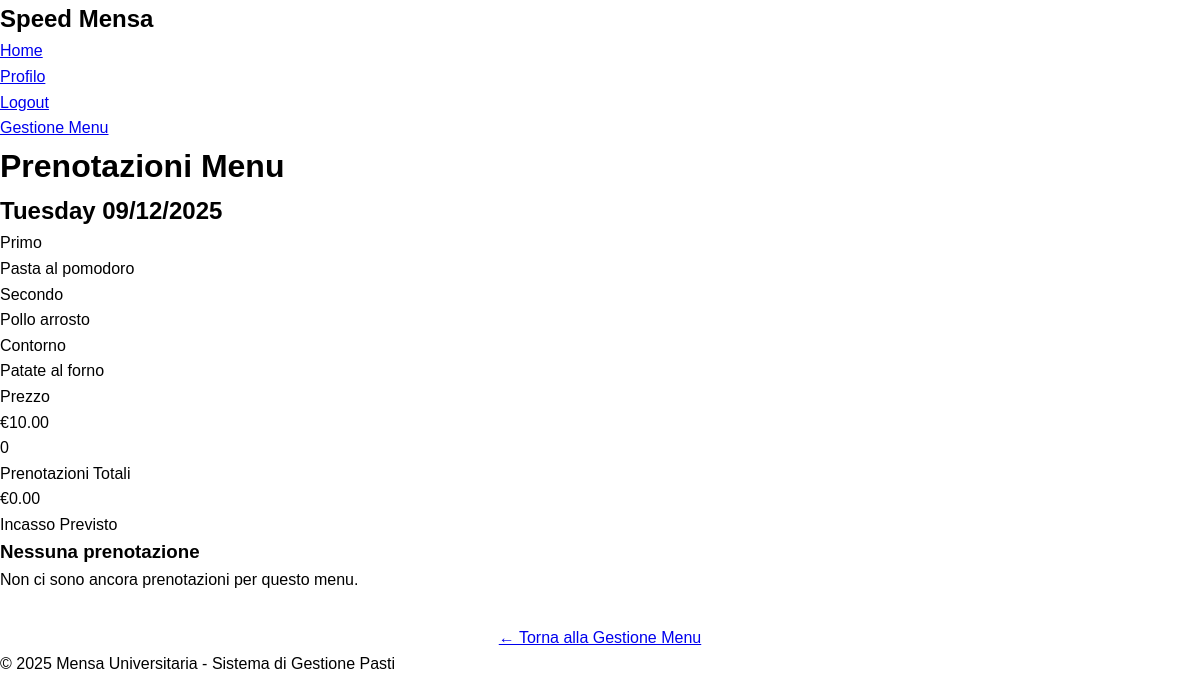
/gestore/menu/1/prenotazioni (signed in), run on an earlier commit of the app's database.
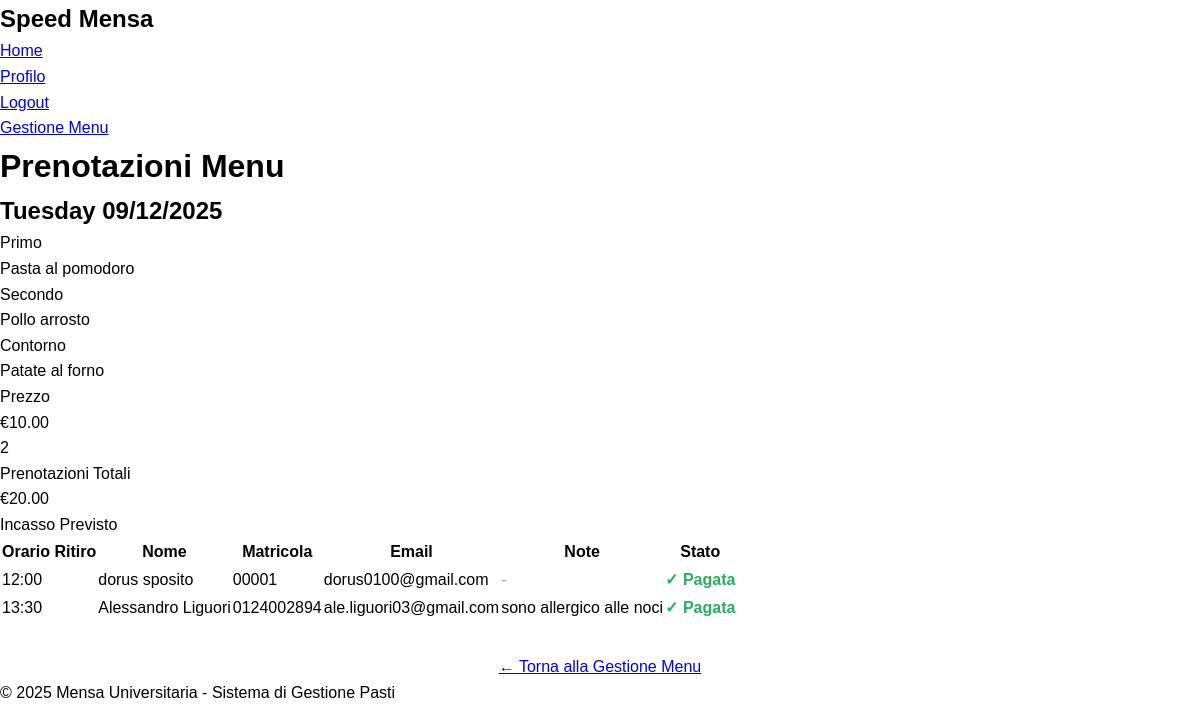
And on a later commit of the database.
### app/models.py (models this page shows, shortened)
class MenuGiornaliero(db.Model):
    id: so.Mapped[int] = so.mapped_column(primary_key=True)
    data: so.Mapped[date] = so.mapped_column(sa.Date, index=True, unique=True)
    primo: so.Mapped[str] = so.mapped_column(sa.String(200))
    secondo: so.Mapped[str] = so.mapped_column(sa.String(200))
    contorno: so.Mapped[str] = so.mapped_column(sa.String(200))
    frutta: so.Mapped[Optional[str]] = so.mapped_column(sa.String(200))
    dolce: so.Mapped[Optional[str]] = so.mapped_column(sa.String(200))
    prezzo: so.Mapped[float] = so.mapped_column(default=5.0)
    disponibile: so.Mapped[bool] = so.mapped_column(default=True)
    gestore_id: so.Mapped[int] = so.mapped_column(sa.ForeignKey(User.id), index=True)
    created_at: so.Mapped[datetime] = so.mapped_column(default=lambda: datetime.now(timezone.utc))
    gestore: so.Mapped[User] = so.relationship(back_populates='menu_creati')
    prenotazioni: so.WriteOnlyMapped['Prenotazione'] = so.relationship(back_populates='menu')

class Prenotazione(db.Model):
    id: so.Mapped[int] = so.mapped_column(primary_key=True)
    utente_id: so.Mapped[int] = so.mapped_column(sa.ForeignKey(User.id), index=True)
    menu_id: so.Mapped[int] = so.mapped_column(sa.ForeignKey(MenuGiornaliero.id), index=True)
    orario_ritiro: so.Mapped[str] = so.mapped_column(sa.String(10))
    stato: so.Mapped[str] = so.mapped_column(sa.String(20), default='in_attesa')  # in_attesa, pagata, confermata, ritirata, cancellata
    note: so.Mapped[Optional[str]] = so.mapped_column(sa.String(500))
    created_at: so.Mapped[datetime] = so.mapped_column(default=lambda: datetime.now(timezone.utc))
    updated_at: so.Mapped[datetime] = so.mapped_column(default=lambda: datetime.now(timezone.utc), onupdate=lambda: datetime.now(timezone.utc))
    utente: so.Mapped[User] = so.relationship(back_populates='prenotazioni')
    menu: so.Mapped[MenuGiornaliero] = so.relationship(back_populates='prenotazioni')
    transazione: so.Mapped[Optional['Transazione']] = so.relationship(back_populates='prenotazione', uselist=False)

class User(UserMixin, db.Model):
    id: so.Mapped[int] = so.mapped_column(primary_key=True)
    username: so.Mapped[str] = so.mapped_column(sa.String(64), index=True, unique=True)
    email: so.Mapped[str] = so.mapped_column(sa.String(120), index=True, unique=True)
    password_hash: so.Mapped[Optional[str]] = so.mapped_column(sa.String(256))
    nome: so.Mapped[Optional[str]] = so.mapped_column(sa.String(100))
    cognome: so.Mapped[Optional[str]] = so.mapped_column(sa.String(100))
    matricola: so.Mapped[Optional[str]] = so.mapped_column(sa.String(20), unique=True)
    is_gestore: so.Mapped[bool] = so.mapped_column(default=False)
    created_at: so.Mapped[datetime] = so.mapped_column(default=lambda: datetime.now(timezone.utc))
    prenotazioni: so.WriteOnlyMapped['Prenotazione'] = so.relationship(back_populates='utente')
    transazioni: so.WriteOnlyMapped['Transazione'] = so.relationship(back_populates='utente')
    menu_creati: so.WriteOnlyMapped['MenuGiornaliero'] = so.relationship(back_populates='gestore')

### app/routes.py (the view)
@app.route('/gestore/menu/<int:menu_id>/prenotazioni')
@login_required
@gestore_required
def visualizza_prenotazioni_menu(menu_id):
    menu = db.session.get(MenuGiornaliero, menu_id)
    if not menu or menu.gestore_id != current_user.id:
        flash('Menu non trovato.')
        return redirect(url_for('gestore_menu'))
    prenotazioni_query = sa.select(Prenotazione).where(
        Prenotazione.menu_id == menu_id,
        Prenotazione.stato.in_(['confermata', 'pagata'])
    ).order_by(Prenotazione.orario_ritiro)
    prenotazioni = db.session.scalars(prenotazioni_query).all()
    return render_template('gestore/prenotazioni_menu.html',
                          title='Prenotazioni Menu', menu=menu, prenotazioni=prenotazioni)

### app/models.py (called while the page is built)
@login.user_loader
def load_user(id):
    return db.session.get(User, int(id))

### app/routes.py (called while the page is built)
def gestore_required(f):
    @wraps(f)
    def decorated_function(*args, **kwargs):
        if not current_user.is_authenticated or not current_user.is_gestore:
            flash('Devi essere un gestore per accedere a questa pagina.')
            return redirect(url_for('index'))
        return f(*args, **kwargs)
    return decorated_function

### app/templates/gestore/prenotazioni_menu.html
{% extends "base.html" %} {% block content %}
<div class="header-section">
  <h1>Prenotazioni Menu</h1>
  <h2>{{ menu.data.strftime('%A %d/%m/%Y') }}</h2>
  <div class="menu-info">
    <div class="info-item">
      <div class="info-label">Primo</div>
      {{ menu.primo }}
    </div>
    <div class="info-item">
      <div class="info-label">Secondo</div>
      {{ menu.secondo }}
    </div>
    <div class="info-item">
      <div class="info-label">Contorno</div>
      {{ menu.contorno }}
    </div>
    <div class="info-item">
      <div class="info-label">Prezzo</div>
      €{{ "%.2f"|format(menu.prezzo) }}
    </div>
  </div>
  <div class="stats">
    <div class="stat-card">
      <div class="stat-number">{{ prenotazioni|length }}</div>
      <div class="stat-label">Prenotazioni Totali</div>
    </div>
    <div class="stat-card">
      <div class="stat-number">
        €{{ "%.2f"|format(menu.prezzo * prenotazioni|length) }}
      </div>
      <div class="stat-label">Incasso Previsto</div>
    </div>
  </div>
</div>
{% if prenotazioni %}
<div class="prenotazioni-table">
  <table>
    <thead>
      <tr>
        <th>Orario Ritiro</th>
        <th>Nome</th>
        <th>Matricola</th>
        <th>Email</th>
        <th>Note</th>
        <th>Stato</th>
      </tr>
    </thead>
    <tbody>
      {% for pren in prenotazioni %}
      <tr>
        <td>
          <span class="orario-badge">{{ pren.orario_ritiro }}</span>
        </td>
        <td>{{ pren.utente.nome }} {{ pren.utente.cognome }}</td>
        <td>{{ pren.utente.matricola }}</td>
        <td>{{ pren.utente.email }}</td>
        <td>
          {% if pren.note %} {{ pren.note }} {% else %}
          <span style="color: #95a5a6">-</span>
          {% endif %}
        </td>
        <td>
          {% if pren.stato == 'pagata' %}
          <span style="color: #27ae60; font-weight: bold">✓ Pagata</span>
          {% else %} {{ pren.stato }} {% endif %}
        </td>
      </tr>
      {% endfor %}
    </tbody>
  </table>
</div>
{% else %}
<div class="no-prenotazioni">
  <h3>Nessuna prenotazione</h3>
  <p>Non ci sono ancora prenotazioni per questo menu.</p>
</div>
{% endif %}
<div style="text-align: center; margin-top: 2rem">
  <a href="{{ url_for('gestore_menu') }}" class="btn"
    >← Torna alla Gestione Menu</a
  >
</div>
{% endblock %}

### app/templates/base.html (shortened to what this page needs)
<!DOCTYPE html>
<html lang="it">
  <head>
    <link
      rel="stylesheet"
      href="{{ url_for('static', filename='style.css') }}"
    />
  </head>
  <body>
    <header>
      <div class="container">
        {% if current_user.is_authenticated %}
        <nav>
          <h1>Speed Mensa</h1>
          <ul>
            <li><a href="{{ url_for('index') }}">Home</a></li>
            <li><a href="{{ url_for('profilo') }}">Profilo</a></li>
            <li><a href="{{ url_for('logout') }}">Logout</a></li>
            {% endif %} {% if current_user.is_gestore %}
            <li><a href="{{ url_for('gestore_menu') }}">Gestione Menu</a></li>
          </ul>
        </nav>
        {% endif %}
      </div>
    </header>
    <main>
      <div class="container">
         {% block content %}{% endblock %}
      </div>
    </main>
    <footer>
      <div class="container">
        <p>&copy; 2025 Mensa Universitaria - Sistema di Gestione Pasti</p>
      </div>
    </footer>
  </body>
</html>

### app/static/style.css (style rules this page uses)
* { margin: 0; padding: 0; box-sizing: border-box; }
body { font-family: Arial, Helvetica, sans-serif; line-height: 1.6; color: black; background-color: white; }

What changed in the data, as far as the page shows it:
added Prenotazione: orario_ritiro "12:00", utente.nome "dorus", utente.cognome "sposito", utente.matricola "00001", utente.email "dorus0100@gmail.com", stato "✓ Pagata"
added Prenotazione: orario_ritiro "13:30", utente.nome "Alessandro", utente.cognome "Liguori", utente.matricola "0124002894", utente.email "ale.liguori03@gmail.com", note "sono allergico alle noci", stato "✓ Pagata"
Also different on the page:
{{ prenotazioni|length }}: "0" → "2"
{{ "%.2f"|format(menu.prezzo * prenotazioni|length) }}: "0.00" → "20.00"
text no longer shown: "Nessuna prenotazione Non ci sono ancora prenotazioni per questo menu."
text now shown: "Orario Ritiro Nome Matricola Email Note Stato"
